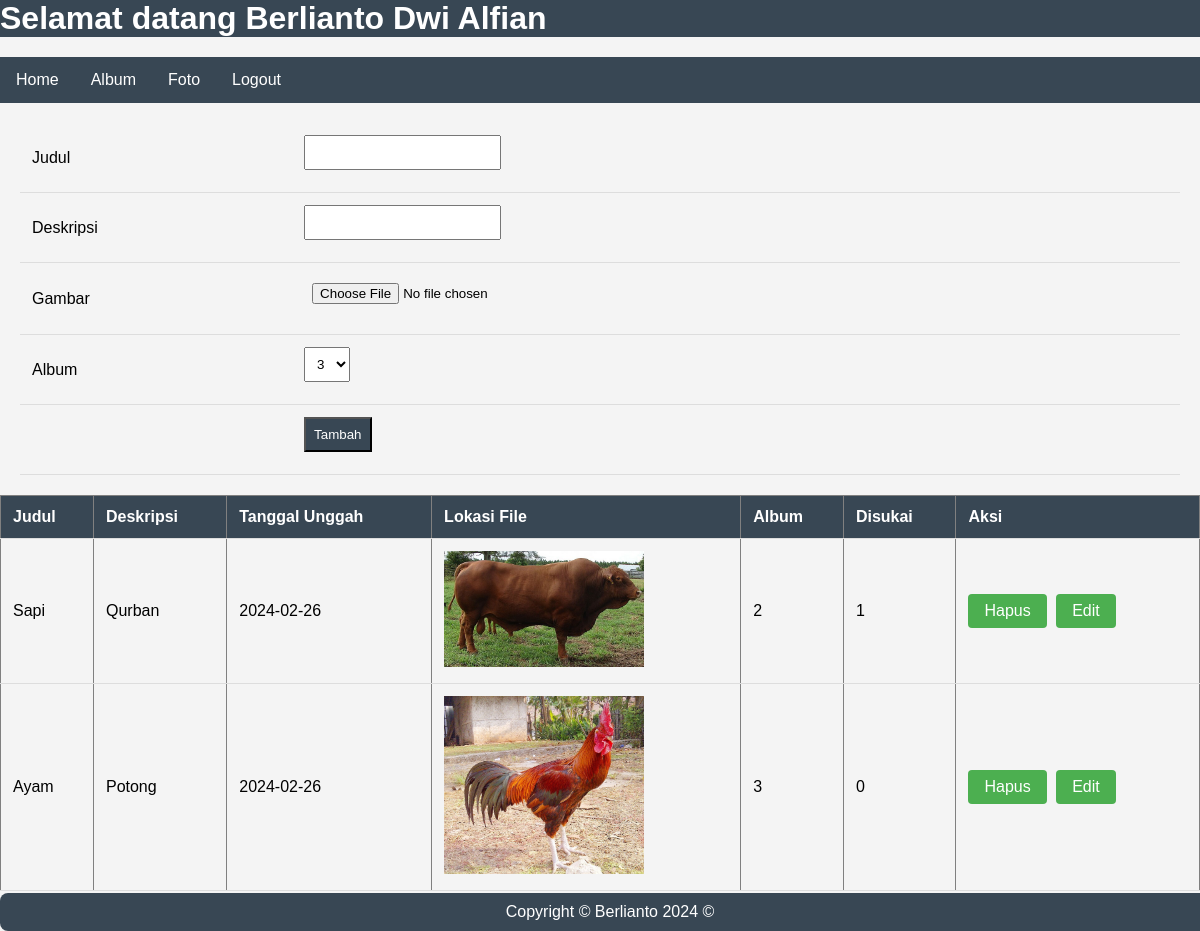
The app's page /foto.php (signed in) with its own data.
### tables this page shows
CREATE TABLE `foto` (
  `fotoid` int(11) NOT NULL,
  `judulfoto` varchar(255) NOT NULL,
  `deskripsifoto` text NOT NULL,
  `tanggalunggah` date NOT NULL,
  `lokasifile` varchar(255) NOT NULL,
  `albumid` int(11) NOT NULL,
  `userid` int(11) NOT NULL
);

CREATE TABLE `album` (
  `albumid` int(11) NOT NULL,
  `namaalbum` varchar(255) NOT NULL,
  `deskripsi` text NOT NULL,
  `tanggaldibuat` date NOT NULL,
  `userid` int(11) NOT NULL
);

### foto.php (the view, shortened to what this page needs)
<!DOCTYPE html>
<html lang="en">
<head>
</head>
<body>
    <h1>Selamat datang <b><?=$_SESSION['namalengkap']?></b></h1>
    <ul>
        <li><a href="index.php">Home</a></li>
        <li><a href="album.php">Album</a></li>
        <li><a href="foto.php">Foto</a></li>
        <li><a href="logout.php">Logout</a></li>
    </ul>
    <form action="tambah_foto.php" method="post" enctype="multipart/form-data">
        <table>
            <tr>
                <td>Judul</td>
                <td><input type="text" name="judulfoto"></td>
            </tr>
            <tr>
                <td>Deskripsi</td>
                <td><input type="text" name="deskripsifoto"></td>
            </tr>
            <tr>
                <td>Gambar</td>
                <td><input type="file" name="lokasifile"></td>
            </tr>
            <tr>
                <td>Album</td>
                <td>
                    <select name="albumid">
                    <?php
                        include "koneksi.php";
                        $userid=$_SESSION['userid'];
                        $sql=mysqli_query($conn,"select * from album where userid='$userid'");
                        while($data=mysqli_fetch_array($sql)){
                    ?>
                            <option value="<?=$data['albumid']?>"><?=$data['namaalbum']?></option>
                    <?php
                        }
                    ?>
                    </select>
                </td>
            </tr>
            <tr>
                <td></td>
                <td><input type="submit" value="Tambah"></td>
            </tr>
        </table>
    </form>
    <table border="1" cellpadding=5 cellspacing=0>
        <tr>
            <th>Judul</th>
            <th>Deskripsi</th>
            <th>Tanggal Unggah</th>
            <th>Lokasi File</th>
            <th>Album</th>
            <th>Disukai</th>
            <th>Aksi</th>
        </tr>
        <?php
            include "koneksi.php";
            $userid=$_SESSION['userid'];
            $sql = mysqli_query($conn, "SELECT * FROM foto,album WHERE foto.userid='$userid' AND foto.albumid=album.albumid ORDER BY foto.fotoid DESC");
            while($data=mysqli_fetch_array($sql)){
        ?>
                <tr>
                    <td><?=$data['judulfoto']?></td>
                    <td><?=$data['deskripsifoto']?></td>
                    <td><?=$data['tanggalunggah']?></td>
                    <td>
                        <img src="gambar/<?=$data['lokasifile']?>" width="200px">
                    </td>
                    <td><?=$data['namaalbum']?></td>
                    <td>
                        <?php
                            $fotoid=$data['fotoid'];
                            $sql2=mysqli_query($conn,"select * from likefoto where fotoid='$fotoid'");
                            echo mysqli_num_rows($sql2);
                        ?>
                    </td>
                    <td>
                        <a href="hapus_foto.php?fotoid=<?=$data['fotoid']?>">Hapus</a>
                        <a href="edit_foto.php?fotoid=<?=$data['fotoid']?>">Edit</a>
                    </td>
                </tr>
        <?php
            }
        ?>
    </table>
    <footer>Copyright © Berlianto 2024 ©</footer>
</body>
</html>

### foto.php (style rules this page uses)
body { font-family: Arial, sans-serif; margin: 0; padding: 0; background-color: #f4f4f4; padding-bottom: 40px; }
h1 { list-style-type: none; margin: 0; padding: 0; overflow: hidden; color: white; background-color: #384754 }
ul { list-style-type: none; padding: 0; margin: 20px 0; background-color: #384754; overflow: hidden; }
li { float: left; }
li a { display: block; color: white; text-align: center; padding: 14px 16px; text-decoration: none; }
form { margin: 20px; }
table { width: 100%; border-collapse: collapse; margin-top: 20px; }
th, td { padding: 12px; text-align: left; border-bottom: 1px solid #ddd; }
th { background-color: #384754; color: white; }
input[type="text"], input[type="submit"], select, input[type="file"] { padding: 8px; margin-bottom: 10px; }
input[type="submit"] { background-color: #384754; color: white; cursor: pointer; }
img { max-width: 100%; height: auto; }
table a { display: inline-block; padding: 8px 16px; text-decoration: none; background-color: #4CAF50; color: white; border: none; border-radius: 4px; cursor: pointer; margin-right: 5px; }
footer { background-color: #384754; color: white; padding: 10px; text-align: center; border-radius: 8px; position: fixed; bottom: 0; width: 100%; }

### records on screen
foto: judulfoto "Sapi", deskripsifoto "Qurban", tanggalunggah "2024-02-26", lokasifile (picture), albumid.namaalbum "2", mysqli_num_rows($sql2) "1"
foto: judulfoto "Ayam", deskripsifoto "Potong", tanggalunggah "2024-02-26", lokasifile (picture), albumid.namaalbum "3", mysqli_num_rows($sql2) "0"

### other values on screen
$_SESSION['namalengkap'] "Berlianto Dwi Alfian"
form field albumid "3"
